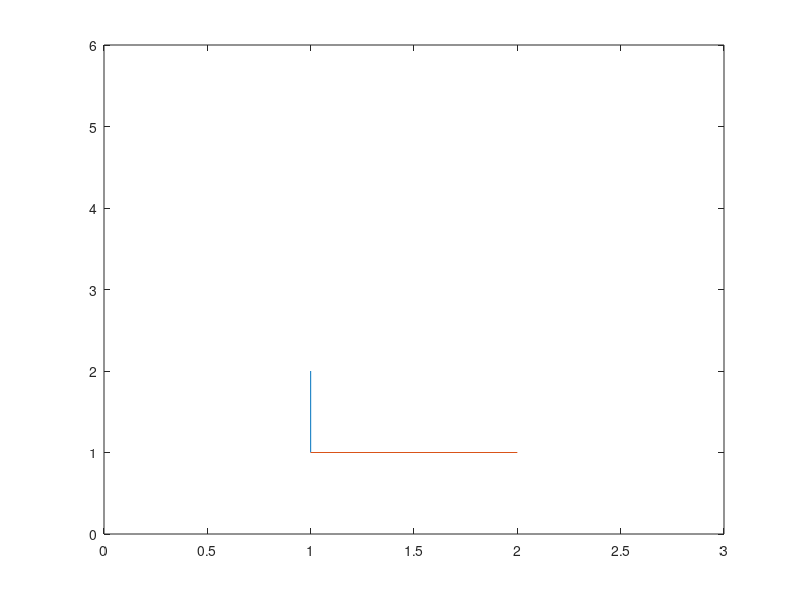
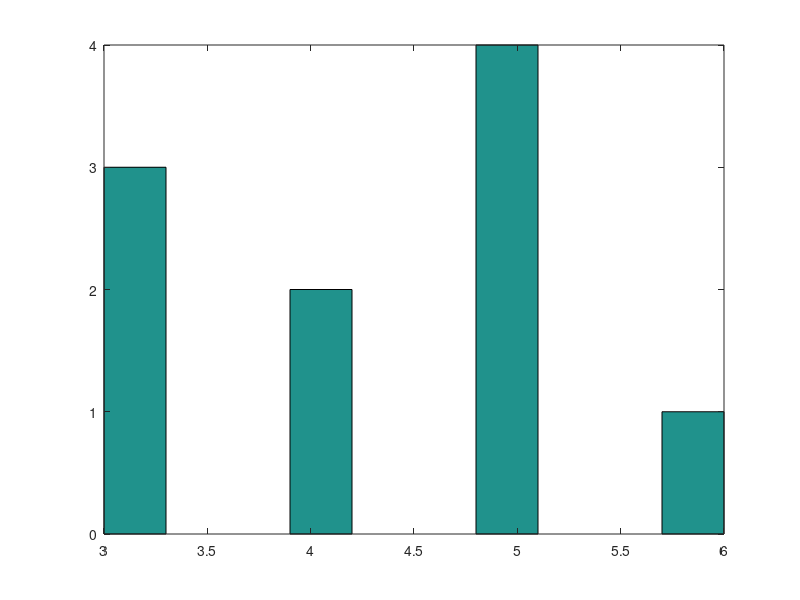
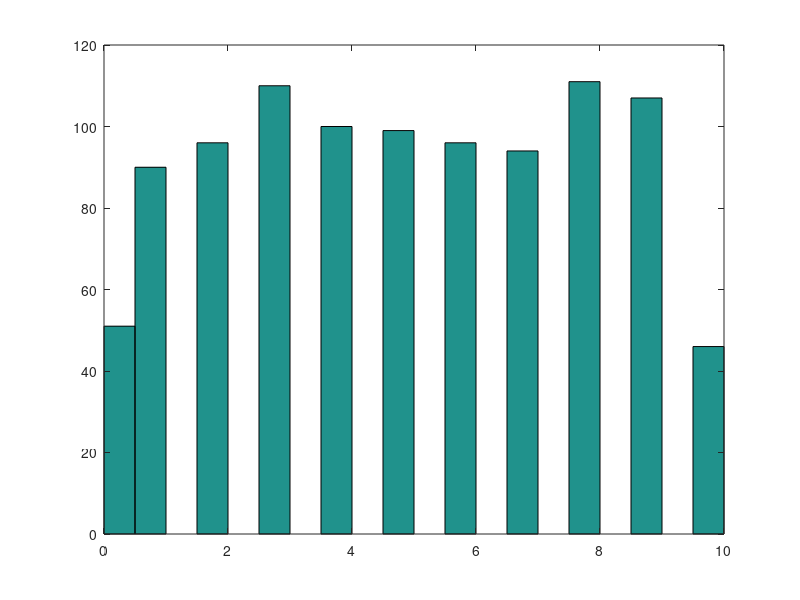
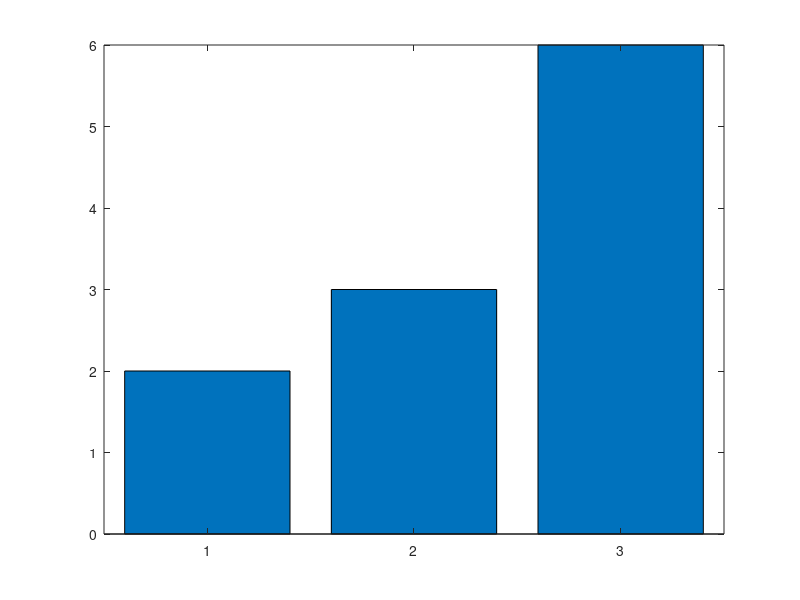

Write MATLAB code to recreate these figures, in order.

% Exercise: plot horizontal  and vertical lines
    x = [ 1 1 ];
    y = [ 1 2 ];
    figure;plot( x,y); hold on
    x = [ 1 2 ];
    y = [ 1 1 ];
    plot( x,y);
    axis([ 0 3 0 6])
    %% 

v = [ 3 3 3 4 4 5 5 5 5 6];
figure; hist( v ) %-- plot histogram
%% 

r = round( rand(1,1000)*10 )
figure;hist( r, 20 )
%% 
figure; bar([ 2 3 6]) %-- plot bar plot
%% 
figure; stem([2 3 6]);
%% 
%Exercise: Given a=[3 4 5 6]
%display plot() and bar() of vector "a" on same figure.

%%
a=[3 2];b=[6 4];
c=[a b];
d=[a;b];

%% 
data=[];
%-- FOR loop
for j = 1:10 
i = j*2
data= [data; [j i]];
end
figure;stem(data,'g');hold on; plot(data);
%% 
% Exercise: 6 subplots using loop 
figure
for i=1:6
  subplot( 3,2,i )
  plot(rand(1,10));legend(num2str(i));
end
%% 
% loops can be combined
data=[];
for d = 5:7
    
    for z = 1:3
        data=[data;[d z]];   
    end
end
bar(data)
%% 

% WHILE loop
i = 1;
while i < 5   % -- execute loop as long as i<5
    i = i + 2   %- without changing 'i' this loop would be infinite     
end
% NOTE: You can stop Matlab program by Ctrl+C


% Exercise: generate 100 random numbers between 0 and 10
% and count how many 0s, 1s, 2s ... are there
%show result via. bar plot

clear all
data=[];
loc = round(rand(1,100)*10); %-- ramdom numbers
for i = 1:11
    
    f = find( loc == i-1 );
    nr_times(i) = length( f );
    data=[data; [(i-1) nr_times(i)]];
end

figure;bar(data(:,1),data(:,2));

%%









